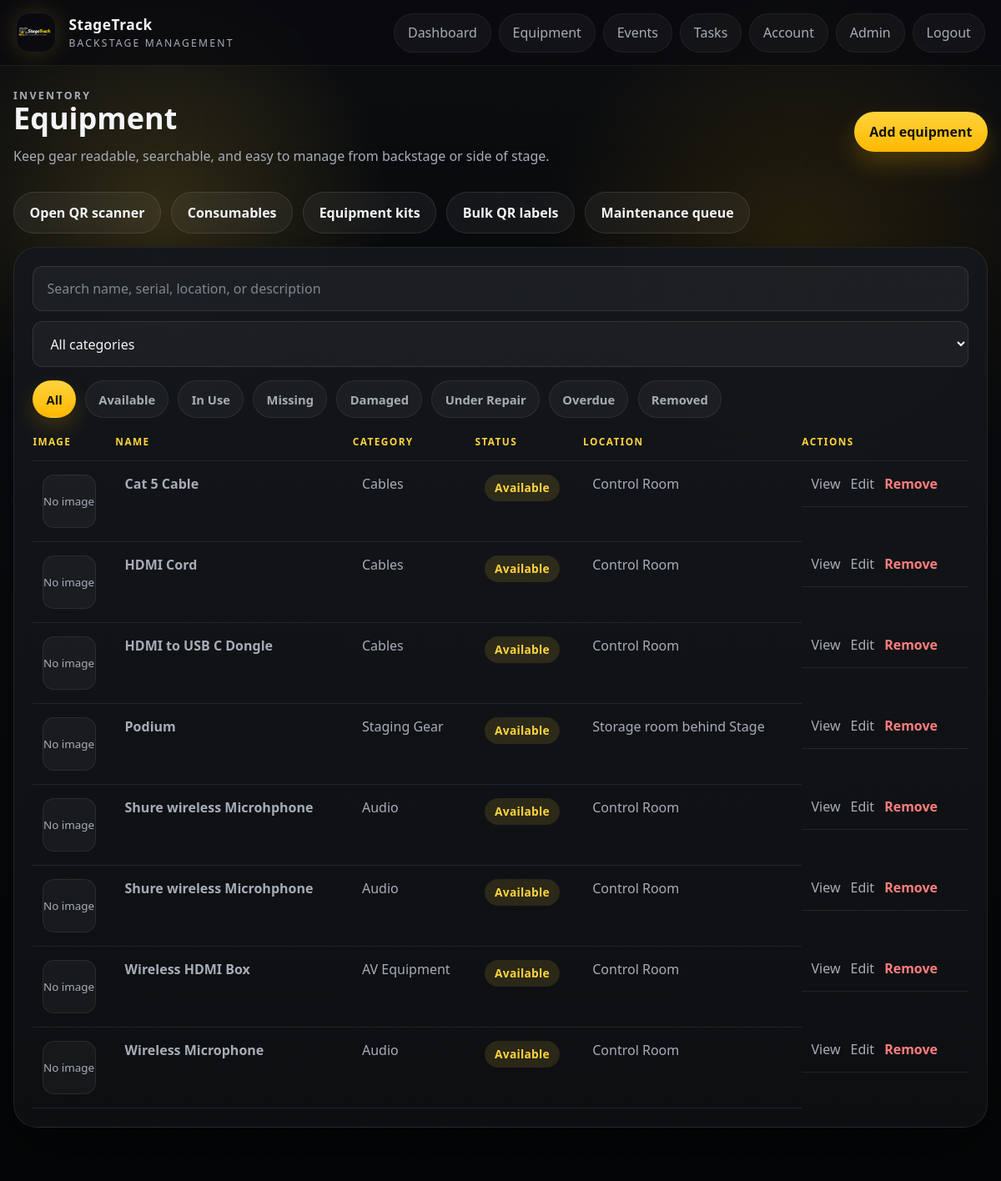
The app's page /equipment/ (signed in) with its own data.
### app/models.py (models this page shows)
class SystemSettings(db.Model):
    id = db.Column(db.Integer, primary_key=True)
    school_name = db.Column(db.String(255), nullable=False, default="StageTrack")
    support_email = db.Column(db.String(255), default="")
    timezone_name = db.Column(db.String(100), nullable=False, default="Australia/Sydney")
    datetime_format = db.Column(db.String(100), nullable=False, default="%d %b %Y %I:%M %p")
    student_crew_can_view_all_events = db.Column(db.Boolean, nullable=False, default=False)
    student_crew_can_view_all_equipment = db.Column(db.Boolean, nullable=False, default=True)
    checkout_permission_role = db.Column(db.String(50), nullable=False, default="Stage Manager")
    maintenance_submit_permission_role = db.Column(db.String(50), nullable=False, default="Student Crew")
    consumable_manage_permission_role = db.Column(db.String(50), nullable=False, default="Stage Manager")
    pdf_export_permission_role = db.Column(db.String(50), nullable=False, default="Stage Manager")
    equipment_categories = db.Column(db.Text, nullable=False, default="")
    equipment_statuses = db.Column(db.Text, nullable=False, default="")
    serial_numbers_required = db.Column(db.Boolean, nullable=False, default=False)
    due_dates_required = db.Column(db.Boolean, nullable=False, default=False)
    due_soon_hours = db.Column(db.Integer, nullable=False, default=24)
    long_overdue_days = db.Column(db.Integer, nullable=False, default=7)
    auto_hide_removed_items = db.Column(db.Boolean, nullable=False, default=True)
    event_venues = db.Column(db.Text, nullable=False, default="")
    event_crew_roles = db.Column(db.Text, nullable=False, default="")
    auto_send_event_invites = db.Column(db.Boolean, nullable=False, default=True)
    event_equipment_sheet_scope = db.Column(db.String(50), nullable=False, default="all_linked")
    consumable_categories = db.Column(db.Text, nullable=False, default="")
    low_stock_alert_behavior = db.Column(db.String(50), nullable=False, default="at_or_below")
    students_can_log_consumables = db.Column(db.Boolean, nullable=False, default=True)
    negative_consumable_adjustments_manager_only = db.Column(db.Boolean, nullable=False, default=True)
    overdue_alert_recipients = db.Column(db.Text, nullable=False, default="")
    maintenance_alert_recipients = db.Column(db.Text, nullable=False, default="")
    enquiry_alert_recipients = db.Column(db.Text, nullable=False, default="")
    low_stock_alert_recipients = db.Column(db.Text, nullable=False, default="")
    password_reset_email_subject = db.Column(db.String(255), nullable=False, default="StageTrack Password Reset")
    welcome_email_subject = db.Column(db.String(255), nullable=False, default="Welcome to StageTrack")
    equipment_checkout_email_subject = db.Column(db.String(255), nullable=False, default="StageTrack equipment checked out: {equipment_name}")
    equipment_overdue_email_subject = db.Column(db.String(255), nullable=False, default="StageTrack equipment overdue: {equipment_name}")
    equipment_return_email_subject = db.Column(db.String(255), nullable=False, default="StageTrack equipment returned: {equipment_name}")
    maintenance_email_subject = db.Column(db.String(255), nullable=False, default="StageTrack maintenance request: {equipment_name}")
    enquiry_email_subject = db.Column(db.String(255), nullable=False, default="StageTrack enquiry from {name}")
    maintenance_statuses = db.Column(db.Text, nullable=False, default="")
    resolved_visible_in_queue = db.Column(db.Boolean, nullable=False, default=False)
    maintenance_resolve_permission_role = db.Column(db.String(50), nullable=False, default="Teacher")
    repeat_damage_threshold = db.Column(db.Integer, nullable=False, default=2)
    pdf_paper_size = db.Column(db.String(20), nullable=False, default="A4")
    pdf_show_header = db.Column(db.Boolean, nullable=False, default=True)
    pdf_header_text = db.Column(db.String(255), nullable=False, default="StageTrack")
    pdf_footer_text = db.Column(db.String(255), nullable=False, default="Generated by StageTrack")
    pdf_include_checkboxes = db.Column(db.Boolean, nullable=False, default=True)
    pdf_include_notes = db.Column(db.Boolean, nullable=False, default=True)
    pdf_include_signatures = db.Column(db.Boolean, nullable=False, default=False)
    updated_at = db.Column(db.DateTime, default=datetime.utcnow, onupdate=datetime.utcnow, nullable=False)

class Equipment(db.Model):
    id = db.Column(db.Integer, primary_key=True)
    name = db.Column(db.String(120), nullable=False)
    category = db.Column(db.String(80), nullable=False)
    description = db.Column(db.Text)
    serial_number = db.Column(db.String(120), unique=True)
    qr_code = db.Column(db.String(255))
    condition = db.Column(db.String(80), default="Good")
    location = db.Column(db.String(120))
    status = db.Column(db.String(80), nullable=False, default="Available")
    image_path = db.Column(db.String(255))
    created_at = db.Column(db.DateTime, default=datetime.utcnow, nullable=False)
    checkouts = db.relationship("EquipmentCheckout", back_populates="equipment", lazy=True)
    damage_reports = db.relationship("DamageReport", back_populates="equipment", lazy=True)
    kit_links = db.relationship("EquipmentKitItem", back_populates="equipment", cascade="all, delete-orphan", lazy=True)

### app/equipment/routes.py (the view)
@equipment_bp.route("/")
@login_required
def index():
    settings = get_system_settings()
    user = current_user()
    if user.role == "Student Crew" and not settings.student_crew_can_view_all_equipment:
        flash("Student Crew access to the equipment inventory is disabled in system settings.", "error")
        return redirect(url_for("dashboard"))
    search = request.args.get("q", "").strip()
    category = request.args.get("category", "").strip()
    status_filter = request.args.get("status", "").strip()
    include_removed_arg = request.args.get("include_removed")
    include_removed = (include_removed_arg == "on") if include_removed_arg is not None else (not settings.auto_hide_removed_items)
    local_now = datetime.now()
    equipment_items = filtered_equipment_query(include_removed=include_removed, search=search, category=category).order_by(Equipment.name.asc()).all()
    if status_filter == "Overdue":
        equipment_items = [item for item in equipment_items if display_status(item, local_now) == "Overdue"]
    elif status_filter in configured_equipment_statuses():
        equipment_items = [item for item in equipment_items if item.status == status_filter]
    return render_template(
        "equipment/index.html",
        equipment_items=equipment_items,
        display_status=display_status,
        categories=configured_equipment_categories(),
        statuses=configured_equipment_statuses(),
        current_search=search,
        current_category=category,
        current_status=status_filter,
        include_removed=include_removed,
        now=local_now,
    )

### app/auth/routes.py (called while the page is built)
def current_user():
    user_id = session.get("user_id")
    if not user_id:
        return None
    user = db.session.get(User, user_id)
    if user and not user.is_active:
        session.clear()
        return None
    return user

def login_required(view):
    @wraps(view)
    def wrapped_view(*args, **kwargs):
        if not current_user():
            return redirect(url_for("auth.login"))
        return view(*args, **kwargs)
    return wrapped_view

@auth_bp.app_context_processor
def inject_user():
    first_user_pending = User.query.count() == 0
    return {
        "current_user": current_user(),
        "manager_roles": MANAGER_ROLES,
        "registration_open": first_user_pending,
    }

### app/equipment/routes.py (called while the page is built, shortened)
def active_checkout_for_item(item_id):
    return EquipmentCheckout.query.filter_by(equipment_id=item_id, return_time=None).order_by(EquipmentCheckout.checkout_time.desc()).first()

def display_status(item, now=None):
    current_time = now or datetime.now()
    active_checkout = active_checkout_for_item(item.id)
    if active_checkout and active_checkout.due_at and active_checkout.due_at < current_time:
        return "Overdue"
    return item.status

def filtered_equipment_query(include_removed=False, search="", category=""):
    query = Equipment.query
    if not include_removed:
        query = query.filter(Equipment.status != "Removed")
    if category:
        query = query.filter_by(category=category)
    return query

### app/site_service.py (called while the page is built)
def get_site_settings():
    settings = SiteSettings.query.order_by(SiteSettings.id.asc()).first()
    if not settings:
        settings = SiteSettings()
        db.session.add(settings)
        db.session.commit()
    return settings

### app/templates/equipment/index.html (shortened to what this page needs)
{% extends "base.html" %}
{% block content %}
<section class="page-header page-header-inline">
    <div>
        <p class="eyebrow">Inventory</p>
        <h1>Equipment</h1>
        <p>Keep gear readable, searchable, and easy to manage from backstage or side of stage.</p>
    </div>
    {% if current_user.role in manager_roles %}
        <a class="button button-primary" href="{{ url_for('equipment.create') }}">Add equipment</a>
    {% endif %}
</section>
<section class="actions page-actions">
    <a class="button button-secondary" href="{{ url_for('equipment.scanner') }}">Open QR scanner</a>
    {% if current_user.role in manager_roles %}
        <a class="button button-secondary" href="{{ url_for('equipment.consumables') }}">Consumables</a>
        <a class="button button-secondary" href="{{ url_for('equipment.kits') }}">Equipment kits</a>
        <a class="button button-secondary" href="{{ url_for('equipment.qr_labels', q=current_search, category=current_category, status=current_status, include_removed='on' if include_removed else '') }}">Bulk QR labels</a>
    {% endif %}
    {% if current_user.role in ["Admin", "Teacher"] %}
        <a class="button button-secondary" href="{{ url_for('equipment.maintenance') }}">Maintenance queue</a>
    {% endif %}
</section>
<section class="panel">
    <form method="get" class="filter-bar" data-auto-submit-filter>
        <input type="search" name="q" placeholder="Search name, serial, location, or description" value="{{ current_search }}">
        <select name="category">
            <option value="">All categories</option>
        </select>
    </form>
    <div class="status-filter-row" aria-label="Equipment status filters">
        <a class="status-filter-pill {% if not current_status %}is-active{% endif %}" href="{{ url_for('equipment.index', q=current_search, category=current_category, include_removed='on' if include_removed else '') }}">All</a>
        {% for status in statuses if status != "Removed" %}
            <a class="status-filter-pill {% if current_status == status %}is-active{% endif %}" href="{{ url_for('equipment.index', q=current_search, category=current_category, status=status, include_removed='on' if include_removed else '') }}">{{ status }}</a>
        {% endfor %}
        <a class="status-filter-pill {% if current_status == 'Overdue' %}is-active is-alert{% endif %}" href="{{ url_for('equipment.index', q=current_search, category=current_category, status='Overdue', include_removed='on' if include_removed else '') }}">Overdue</a>
        <a class="status-filter-pill {% if current_status == 'Removed' %}is-active{% endif %}" href="{{ url_for('equipment.index', q=current_search, category=current_category, status='Removed', include_removed='on') }}">Removed</a>
    </div>
    <div class="table-wrap">
        <table>
            <thead>
                <tr>
                    <th>Image</th>
                    <th>Name</th>
                    <th>Category</th>
                    <th>Status</th>
                    <th>Location</th>
                    {% if current_user.role in manager_roles %}
                        <th>Actions</th>
                    {% endif %}
                </tr>
            </thead>
            <tbody>
                {% for item in equipment_items %}
                    <tr>
                        <td data-label="Image">
                            {% if item.image_path %}
                                <img class="table-thumb" src="{{ url_for('static', filename='uploads/' ~ item.image_path) }}" alt="{{ item.name }}">
                            {% else %}
                                <div class="table-thumb table-thumb-placeholder">No image</div>
                            {% endif %}
                        </td>
                        <td data-label="Name"><a href="{{ url_for('equipment.detail', item_id=item.id) }}"><strong>{{ item.name }}</strong></a></td>
                        <td data-label="Category">{{ item.category }}</td>
                        <td data-label="Status"><span class="status-pill {% if display_status(item, now) == 'Overdue' %}status-pill-danger{% endif %}">{{ display_status(item, now) }}</span></td>
                        <td data-label="Location">{{ item.location or "Not set" }}</td>
                        {% if current_user.role in manager_roles %}
                            <td data-label="Actions" class="actions">
                                <a href="{{ url_for('equipment.detail', item_id=item.id) }}">View</a>
                                <a href="{{ url_for('equipment.edit', item_id=item.id) }}">Edit</a>
                                {% if current_user.role in ["Admin", "Teacher"] %}
                                    {% if item.status == "Removed" %}
                                        <form method="post" action="{{ url_for('equipment.restore', item_id=item.id) }}">
                                            <button type="submit" class="button-link">Restore</button>
                                        </form>
                                        <form method="post" action="{{ url_for('equipment.permanently_delete', item_id=item.id) }}">
                                            <button type="submit" class="button-link" data-confirm-message="Permanently delete this removed item and all of its history? This cannot be undone.">Delete forever</button>
                                        </form>
                                    {% else %}
                                        <form method="post" action="{{ url_for('equipment.delete', item_id=item.id) }}">
                                            <button type="submit" class="button-link">Remove</button>
                                        </form>
                                    {% endif %}
                                {% endif %}
                            </td>
                        {% endif %}
                    </tr>
                {% else %}
                    <tr>
                        <td colspan="6" class="empty-state">No equipment found.</td>
                    </tr>
                {% endfor %}
            </tbody>
        </table>
    </div>
</section>
{% endblock %}

### app/templates/base.html (shortened to what this page needs)
<!doctype html>
<html lang="en">
<head>
    <link rel="stylesheet" href="{{ url_for('static', filename='css/styles.css') }}">
</head>
<body>
    <div class="app-backdrop"></div>
    <header class="site-header">
        <a class="brand" href="{{ url_for('home') }}">
            <img class="brand-logo" src="{{ url_for('static', filename='images/stagetrack-logo.png') }}" alt="StageTrack logo">
            <span class="brand-copy">
                <strong>{{ system_settings.school_name }}</strong>
                <span>{{ system_settings.support_email or "Backstage management" }}</span>
            </span>
        </a>
        <nav class="site-nav">
            {% if current_user %}
                <a href="{{ url_for('dashboard') }}">Dashboard</a>
                <a href="{{ url_for('equipment.index') }}">Equipment</a>
                <a href="{{ url_for('events.index') }}">Events</a>
                <a href="{{ url_for('tasks.index') }}">Tasks</a>
                <a href="{{ url_for('auth.account') }}">Account</a>
                {% if current_user.role == "Admin" %}
                    <a href="{{ url_for('admin.users') }}">Admin</a>
                {% endif %}
                <a href="{{ url_for('auth.logout') }}">Logout</a>
            {% else %}
                <a href="{{ url_for('auth.login') }}">Staff access</a>
            {% endif %}
        </nav>
    </header>
    <main class="page-shell">
        {% block content %}{% endblock %}
    </main>
</body>
</html>

### records on screen
SystemSettings: school_name "StageTrack", support_email "BACKSTAGE MANAGEMENT"
Equipment: shows "No image", name "Cat 5 Cable", category "Cables", status "Available", location "Control Room"
Equipment: shows "No image", name "HDMI Cord", category "Cables", status "Available", location "Control Room"
Equipment: shows "No image", name "HDMI to USB C Dongle", category "Cables", status "Available", location "Control Room"
Equipment: shows "No image", name "Podium", category "Staging Gear", status "Available", location "Storage room behind Stage"
Equipment: shows "No image", name "Shure wireless Microhphone", category "Audio", status "Available", location "Control Room"
Equipment: shows "No image", name "Shure wireless Microhphone", category "Audio", status "Available", location "Control Room"
Equipment: shows "No image", name "Wireless HDMI Box", category "AV Equipment", status "Available", location "Control Room"
Equipment: shows "No image", name "Wireless Microphone", category "Audio", status "Available", location "Control Room"

### other values on screen
{{ status }} "Available" "In Use" "Missing" "Damaged" "Under Repair"
